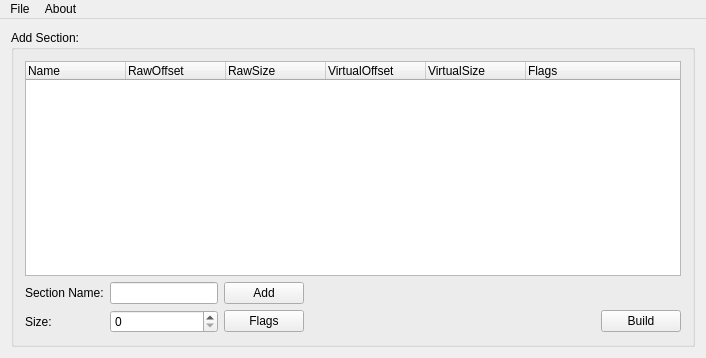
<?xml version="1.0" encoding="UTF-8"?>
<ui version="4.0">
 <class>MainWindow</class>
 <widget class="QMainWindow" name="MainWindow">
  <property name="geometry">
   <rect>
    <x>0</x>
    <y>0</y>
    <width>706</width>
    <height>358</height>
   </rect>
  </property>
  <property name="windowTitle">
   <string>AddPeSection</string>
  </property>
  <widget class="QWidget" name="centralWidget">
   <layout class="QGridLayout" name="gridLayout_2">
    <item row="0" column="0">
     <layout class="QGridLayout" name="gridLayout">
      <item row="0" column="0">
       <widget class="QGroupBox" name="groupBox">
        <property name="title">
         <string>Add Section: </string>
        </property>
        <layout class="QGridLayout" name="gridLayout_4">
         <item row="1" column="0" colspan="2">
          <layout class="QGridLayout" name="gridLayout_3">
           <item row="0" column="0">
            <widget class="QLabel" name="label">
             <property name="text">
              <string>Section Name:</string>
             </property>
            </widget>
           </item>
           <item row="0" column="1">
            <widget class="QLineEdit" name="lineEdit">
             <property name="sizePolicy">
              <sizepolicy hsizetype="Fixed" vsizetype="Fixed">
               <horstretch>0</horstretch>
               <verstretch>0</verstretch>
              </sizepolicy>
             </property>
            </widget>
           </item>
           <item row="0" column="4">
            <widget class="QPushButton" name="btnAdd">
             <property name="text">
              <string>Add</string>
             </property>
            </widget>
           </item>
           <item row="1" column="4">
            <widget class="QPushButton" name="btnFlags">
             <property name="text">
              <string>Flags</string>
             </property>
            </widget>
           </item>
           <item row="1" column="1">
            <widget class="QSpinBox" name="spinBox"/>
           </item>
           <item row="1" column="0">
            <widget class="QLabel" name="label_2">
             <property name="text">
              <string>Size:</string>
             </property>
            </widget>
           </item>
           <item row="0" column="5" colspan="2">
            <spacer name="horizontalSpacer">
             <property name="orientation">
              <enum>Qt::Horizontal</enum>
             </property>
             <property name="sizeHint" stdset="0">
              <size>
               <width>40</width>
               <height>20</height>
              </size>
             </property>
            </spacer>
           </item>
           <item row="1" column="6">
            <widget class="QPushButton" name="btnBuild">
             <property name="text">
              <string>Build</string>
             </property>
            </widget>
           </item>
           <item row="1" column="5">
            <spacer name="horizontalSpacer_2">
             <property name="orientation">
              <enum>Qt::Horizontal</enum>
             </property>
             <property name="sizeHint" stdset="0">
              <size>
               <width>40</width>
               <height>20</height>
              </size>
             </property>
            </spacer>
           </item>
          </layout>
         </item>
         <item row="0" column="0" colspan="2">
          <widget class="QTreeWidget" name="lstInfo">
           <column>
            <property name="text">
             <string>Name</string>
            </property>
           </column>
           <column>
            <property name="text">
             <string>RawOffset</string>
            </property>
           </column>
           <column>
            <property name="text">
             <string>RawSize</string>
            </property>
           </column>
           <column>
            <property name="text">
             <string>VirtualOffset</string>
            </property>
           </column>
           <column>
            <property name="text">
             <string>VirtualSize</string>
            </property>
           </column>
           <column>
            <property name="text">
             <string>Flags</string>
            </property>
           </column>
          </widget>
         </item>
        </layout>
       </widget>
      </item>
     </layout>
    </item>
   </layout>
  </widget>
  <widget class="QMenuBar" name="menuBar">
   <property name="geometry">
    <rect>
     <x>0</x>
     <y>0</y>
     <width>706</width>
     <height>23</height>
    </rect>
   </property>
   <widget class="QMenu" name="menuFile">
    <property name="title">
     <string>File</string>
    </property>
    <addaction name="actOpen"/>
    <addaction name="actionSave"/>
    <addaction name="separator"/>
    <addaction name="actionExit"/>
   </widget>
   <widget class="QMenu" name="menuAbout">
    <property name="title">
     <string>About</string>
    </property>
   </widget>
   <addaction name="menuFile"/>
   <addaction name="menuAbout"/>
  </widget>
  <action name="actOpen">
   <property name="text">
    <string>Open</string>
   </property>
  </action>
  <action name="actionSave">
   <property name="text">
    <string>Save</string>
   </property>
  </action>
  <action name="actionExit">
   <property name="text">
    <string>Exit</string>
   </property>
  </action>
 </widget>
 <layoutdefault spacing="6" margin="11"/>
 <resources/>
 <connections/>
</ui>
